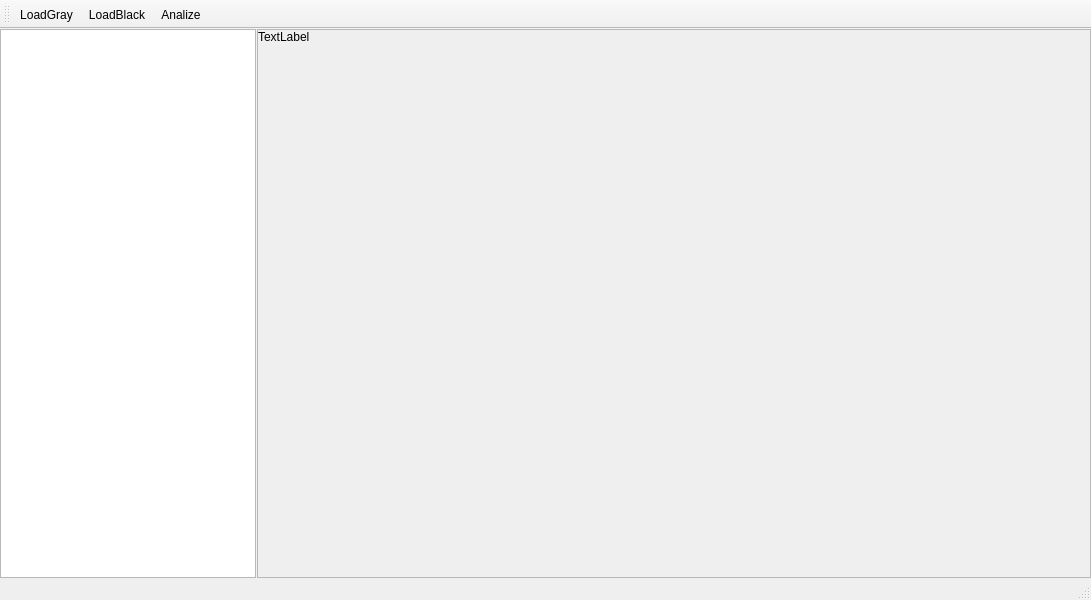
<?xml version="1.0" encoding="UTF-8"?>
<ui version="4.0">
 <class>MainWindow</class>
 <widget class="QMainWindow" name="MainWindow">
  <property name="geometry">
   <rect>
    <x>0</x>
    <y>0</y>
    <width>1091</width>
    <height>600</height>
   </rect>
  </property>
  <property name="windowTitle">
   <string>MainWindow</string>
  </property>
  <widget class="QWidget" name="centralwidget">
   <layout class="QGridLayout" name="gridLayout">
    <property name="leftMargin">
     <number>0</number>
    </property>
    <property name="topMargin">
     <number>0</number>
    </property>
    <property name="rightMargin">
     <number>0</number>
    </property>
    <property name="bottomMargin">
     <number>0</number>
    </property>
    <property name="spacing">
     <number>1</number>
    </property>
    <item row="0" column="0">
     <widget class="QTableView" name="tableView">
      <property name="sizePolicy">
       <sizepolicy hsizetype="Fixed" vsizetype="Expanding">
        <horstretch>0</horstretch>
        <verstretch>0</verstretch>
       </sizepolicy>
      </property>
      <property name="editTriggers">
       <set>QAbstractItemView::NoEditTriggers</set>
      </property>
      <attribute name="horizontalHeaderStretchLastSection">
       <bool>true</bool>
      </attribute>
      <attribute name="verticalHeaderDefaultSectionSize">
       <number>14</number>
      </attribute>
     </widget>
    </item>
    <item row="0" column="1">
     <widget class="QScrollArea" name="scrollArea_2">
      <property name="widgetResizable">
       <bool>true</bool>
      </property>
      <widget class="QWidget" name="scrollAreaWidgetContents_2">
       <property name="geometry">
        <rect>
         <x>0</x>
         <y>0</y>
         <width>832</width>
         <height>553</height>
        </rect>
       </property>
       <layout class="QGridLayout" name="gridLayout_5">
        <property name="leftMargin">
         <number>0</number>
        </property>
        <property name="topMargin">
         <number>0</number>
        </property>
        <property name="rightMargin">
         <number>0</number>
        </property>
        <property name="bottomMargin">
         <number>0</number>
        </property>
        <item row="0" column="0">
         <widget class="QLabel" name="imageView">
          <property name="text">
           <string>TextLabel</string>
          </property>
          <property name="alignment">
           <set>Qt::AlignLeading|Qt::AlignLeft|Qt::AlignTop</set>
          </property>
         </widget>
        </item>
       </layout>
      </widget>
     </widget>
    </item>
   </layout>
  </widget>
  <widget class="QToolBar" name="toolBar">
   <property name="windowTitle">
    <string>toolBar</string>
   </property>
   <attribute name="toolBarArea">
    <enum>TopToolBarArea</enum>
   </attribute>
   <attribute name="toolBarBreak">
    <bool>false</bool>
   </attribute>
   <addaction name="actionLoadGray"/>
   <addaction name="actionLoadBlack"/>
   <addaction name="actionAnalize"/>
  </widget>
  <widget class="QStatusBar" name="statusBar"/>
  <action name="actionLoadGray">
   <property name="text">
    <string>LoadGray</string>
   </property>
  </action>
  <action name="actionLoadBlack">
   <property name="text">
    <string>LoadBlack</string>
   </property>
  </action>
  <action name="actionAnalize">
   <property name="text">
    <string>Analize</string>
   </property>
  </action>
 </widget>
 <resources/>
 <connections/>
</ui>
